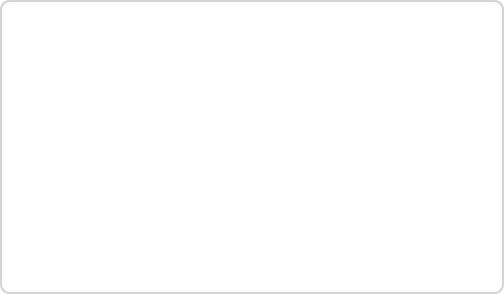
<?xml version="1.0" encoding="UTF-8"?>
<ui version="4.0">
 <class>OvOWidgetClass</class>
 <widget class="QWidget" name="OvOWidgetClass">
  <property name="geometry">
   <rect>
    <x>0</x>
    <y>0</y>
    <width>504</width>
    <height>294</height>
   </rect>
  </property>
  <property name="font">
   <font>
    <family>Segoe UI Emoji</family>
    <pointsize>16</pointsize>
    <weight>50</weight>
    <italic>false</italic>
    <bold>false</bold>
   </font>
  </property>
  <property name="windowTitle">
   <string>OvO</string>
  </property>
  <property name="windowIcon">
   <iconset resource="resource.qrc">
    <normaloff>:/images/logo/heart.svg</normaloff>:/images/logo/heart.svg</iconset>
  </property>
  <property name="styleSheet">
   <string notr="true">font-family: &quot;Segoe UI Emoji&quot;;
background-color: rgb(255, 255, 255);
padding: 5px;
border-radius: 10px;			
border-style: solid;				
border-width: 2px;				
border-color: rgb(213, 213, 213);</string>
  </property>
  <layout class="QGridLayout" name="gridLayout">
   <property name="leftMargin">
    <number>0</number>
   </property>
   <property name="topMargin">
    <number>0</number>
   </property>
   <property name="rightMargin">
    <number>0</number>
   </property>
   <property name="bottomMargin">
    <number>0</number>
   </property>
   <item row="0" column="0">
    <widget class="QTableWidget" name="tableWidget">
     <property name="font">
      <font>
       <family>Segoe UI Emoji</family>
       <pointsize>12</pointsize>
       <weight>50</weight>
       <italic>false</italic>
       <bold>false</bold>
      </font>
     </property>
     <property name="frameShape">
      <enum>QFrame::NoFrame</enum>
     </property>
     <property name="autoScroll">
      <bool>false</bool>
     </property>
     <property name="selectionMode">
      <enum>QAbstractItemView::SingleSelection</enum>
     </property>
     <property name="showGrid">
      <bool>true</bool>
     </property>
     <property name="gridStyle">
      <enum>Qt::NoPen</enum>
     </property>
     <attribute name="horizontalHeaderVisible">
      <bool>false</bool>
     </attribute>
     <attribute name="horizontalHeaderCascadingSectionResizes">
      <bool>false</bool>
     </attribute>
     <attribute name="horizontalHeaderMinimumSectionSize">
      <number>35</number>
     </attribute>
     <attribute name="horizontalHeaderDefaultSectionSize">
      <number>35</number>
     </attribute>
     <attribute name="horizontalHeaderHighlightSections">
      <bool>true</bool>
     </attribute>
     <attribute name="horizontalHeaderShowSortIndicator" stdset="0">
      <bool>false</bool>
     </attribute>
     <attribute name="horizontalHeaderStretchLastSection">
      <bool>false</bool>
     </attribute>
     <attribute name="verticalHeaderVisible">
      <bool>false</bool>
     </attribute>
     <attribute name="verticalHeaderMinimumSectionSize">
      <number>35</number>
     </attribute>
     <attribute name="verticalHeaderDefaultSectionSize">
      <number>35</number>
     </attribute>
     <attribute name="verticalHeaderShowSortIndicator" stdset="0">
      <bool>false</bool>
     </attribute>
     <attribute name="verticalHeaderStretchLastSection">
      <bool>false</bool>
     </attribute>
     <row>
      <property name="text">
       <string>新建行</string>
      </property>
     </row>
     <row>
      <property name="text">
       <string>新建行</string>
      </property>
     </row>
     <row>
      <property name="text">
       <string>新建行</string>
      </property>
     </row>
     <row>
      <property name="text">
       <string>新建行</string>
      </property>
     </row>
     <row>
      <property name="text">
       <string>新建行</string>
      </property>
     </row>
     <row>
      <property name="text">
       <string>新建行</string>
      </property>
     </row>
     <row>
      <property name="text">
       <string>新建行</string>
      </property>
     </row>
     <row>
      <property name="text">
       <string>新建行</string>
      </property>
     </row>
     <column>
      <property name="text">
       <string>新建列</string>
      </property>
     </column>
     <column>
      <property name="text">
       <string>新建列</string>
      </property>
     </column>
     <column>
      <property name="text">
       <string>新建列</string>
      </property>
     </column>
     <column>
      <property name="text">
       <string>新建列</string>
      </property>
     </column>
     <column>
      <property name="text">
       <string>新建列</string>
      </property>
     </column>
     <column>
      <property name="text">
       <string>新建列</string>
      </property>
     </column>
     <column>
      <property name="text">
       <string>新建列</string>
      </property>
     </column>
     <column>
      <property name="text">
       <string>新建列</string>
      </property>
     </column>
     <column>
      <property name="text">
       <string>新建列</string>
      </property>
     </column>
     <column>
      <property name="text">
       <string>新建列</string>
      </property>
     </column>
     <column>
      <property name="text">
       <string>新建列</string>
      </property>
     </column>
     <column>
      <property name="text">
       <string>新建列</string>
      </property>
     </column>
     <column>
      <property name="text">
       <string>新建列</string>
      </property>
     </column>
     <column>
      <property name="text">
       <string>新建列</string>
      </property>
     </column>
     <item row="0" column="0">
      <property name="text">
       <string/>
      </property>
     </item>
    </widget>
   </item>
  </layout>
 </widget>
 <resources>
  <include location="resource.qrc"/>
 </resources>
 <connections/>
</ui>
